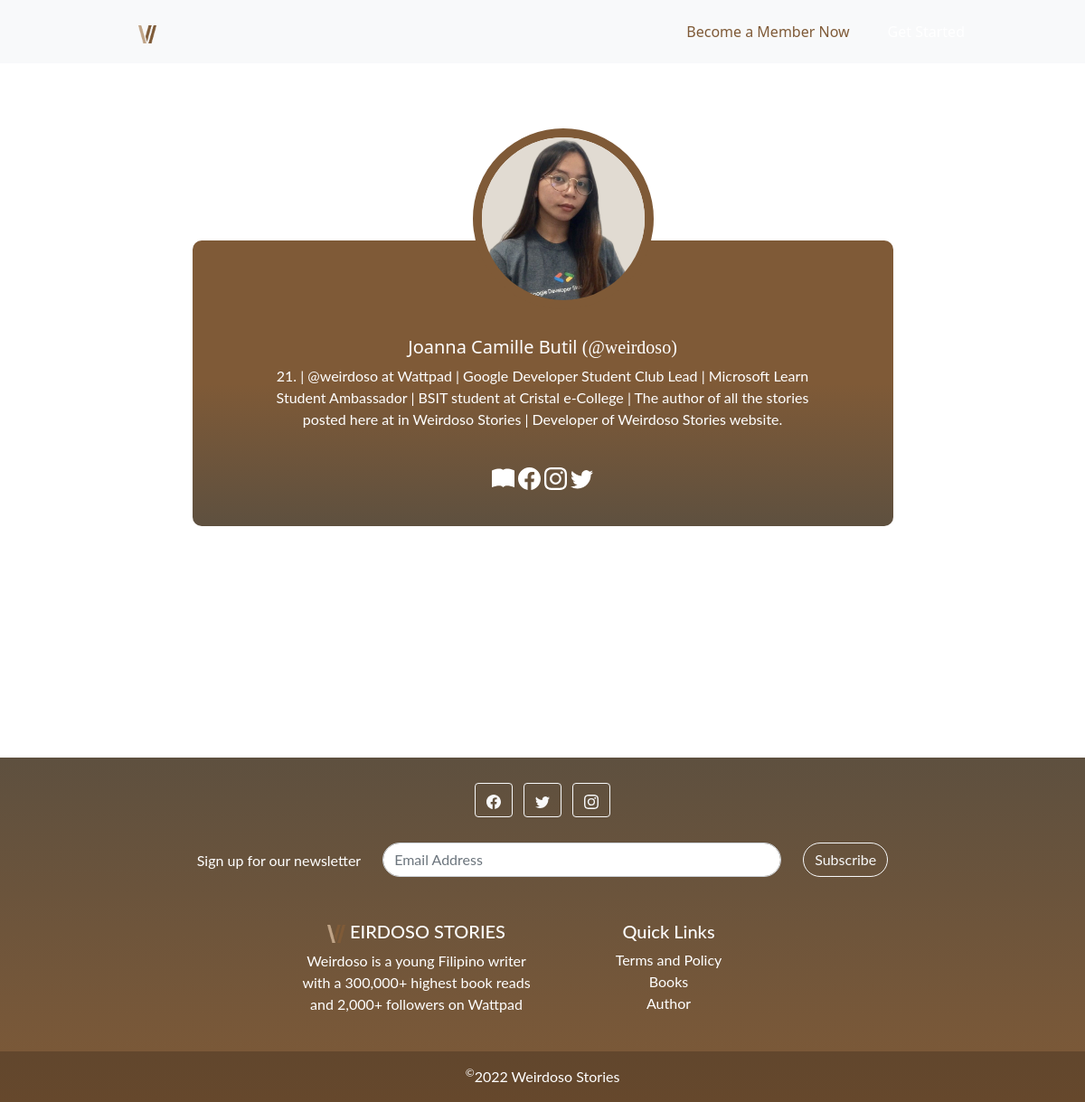
The page /weirdosostoriesmembers/1/profile/ on the database its author committed.
### weirdosostoriesapp/models.py (models this page shows, shortened)
class Profile (models.Model):
    user = models.OneToOneField(User, null=True, on_delete=models.CASCADE)
    bio = models.TextField()
    profile_pic = models.ImageField(null=True, blank=True, upload_to="images/profile/")
    facebook_url = models.CharField(max_length=200, null=True, blank=True)
    instagram_url = models.CharField(max_length=200, null=True, blank=True)
    twitter_url = models.CharField(max_length=200, null=True, blank=True)
    wattpad_url = models.CharField(max_length=200, null=True, blank=True)

### weirdosostoriesmembers/views.py (the view)
# urls.py: path('<int:pk>/profile/', ShowProfilePageView.as_view(), name='show_profile_page'),
class ShowProfilePageView(DetailView):
    model = Profile
    template_name = 'registration/user_profile.html'
    def get_context_data(self,*args, **kwargs):
        users = Profile.objects.all()
        context = super(ShowProfilePageView, self).get_context_data(*args, **kwargs)
        page_user = get_object_or_404(Profile, id=self.kwargs['pk'])
        context["page_user"] = page_user
        return context

### weirdosostoriesmembers/templates/registration/user_profile.html (shortened to what this page needs)
{% extends 'base.html' %}
{% load static %}
{% block content %}
<br/>
<br/>
<center class="card mb-3" style="border: none;">
    <center>
        <div class="col-md-10">
            <div class="col-md-2">
                {% if page_user.profile_pic %}
                <center>
                    <img src="{{ page_user.profile_pic.url }}" width="200" height="200" class="rounded-circle"
                         class="card-img" border="10" style="border-color: #7f5a37;">
                </center>
                {% else %}
                    <img
                        src="{% static 'theweirdosostories/images/default_profile_pic.jpg' %}" width="150" height="150"
                        class="rounded-circle">
                {% endif %}
            </div>
            <br/>
            <center>
                <div class="col-md-10" style="margin-top: -100px; border-radius: 10px;" id="gradientbg">
                    <div class="card-body">
                        <h5 class="featurette-heading" style="color: white; margin-top: 90px;">
                            {{ page_user.user.first_name }}
                            {{ page_user.user.last_name }}
                            <span style="font-family: century gothic;">(@{{page_user.user.username }})</span>
                        </h5>
                        <p style="color: white; max-width:80%; font-family: lato;">{{ page_user.bio }}</p>
                        <br/>
                        <p class="card-text">
                            {% if page_user.wattpad_url %}
                            <a href="{{ page_user.wattpad_url }}" target="_blank"
                               style="text-decoration: none; color: gray;">
                            </a>
                            {% endif %}
                            {% if page_user.facebook_url %}
                            <a href="{{ page_user.facebook_url }}" target="_blank"
                               style="text-decoration: none; color: gray;">
                            </a>
                            {% endif %}
                            {% if page_user.instagram_url %}
                            <a href="{{ page_user.instagram_url }}" target="_blank"
                               style="text-decoration: none; color: gray;">
                            </a>
                            {% endif %}
                            {% if page_user.twitter_url %}
                            <a href="{{ page_user.twitter_url }}" target="_blank"
                               style="text-decoration: none; color: gray;">
                            </a>
                            {% endif %}<br/><br/>
                        </p>
                    </div>
                </div>
            </center>
        </div>
    </center>
    </div>
    <br/><br/>
    <br/><br/>
    {% endblock %}

### weirdosostoriesmembers/templates/registration/user_profile.html (style rules this page uses)
#gradientbg { background-image: linear-gradient(#7f5a37,#7f5a37,#5e503f ); }

### rows shown on the page
Profile: profile_pic (picture), user.first_name "Joanna Camille", user.last_name "Butil", user.username "weirdoso", bio "21. | @weirdoso at Wattpad | Google Developer Student Club Lead | Microsoft Learn Student Ambassador | BSIT student at Cristal e-College | The author of all the stories posted here at in Weirdoso Stories | Developer of Weirdoso Stories website."
